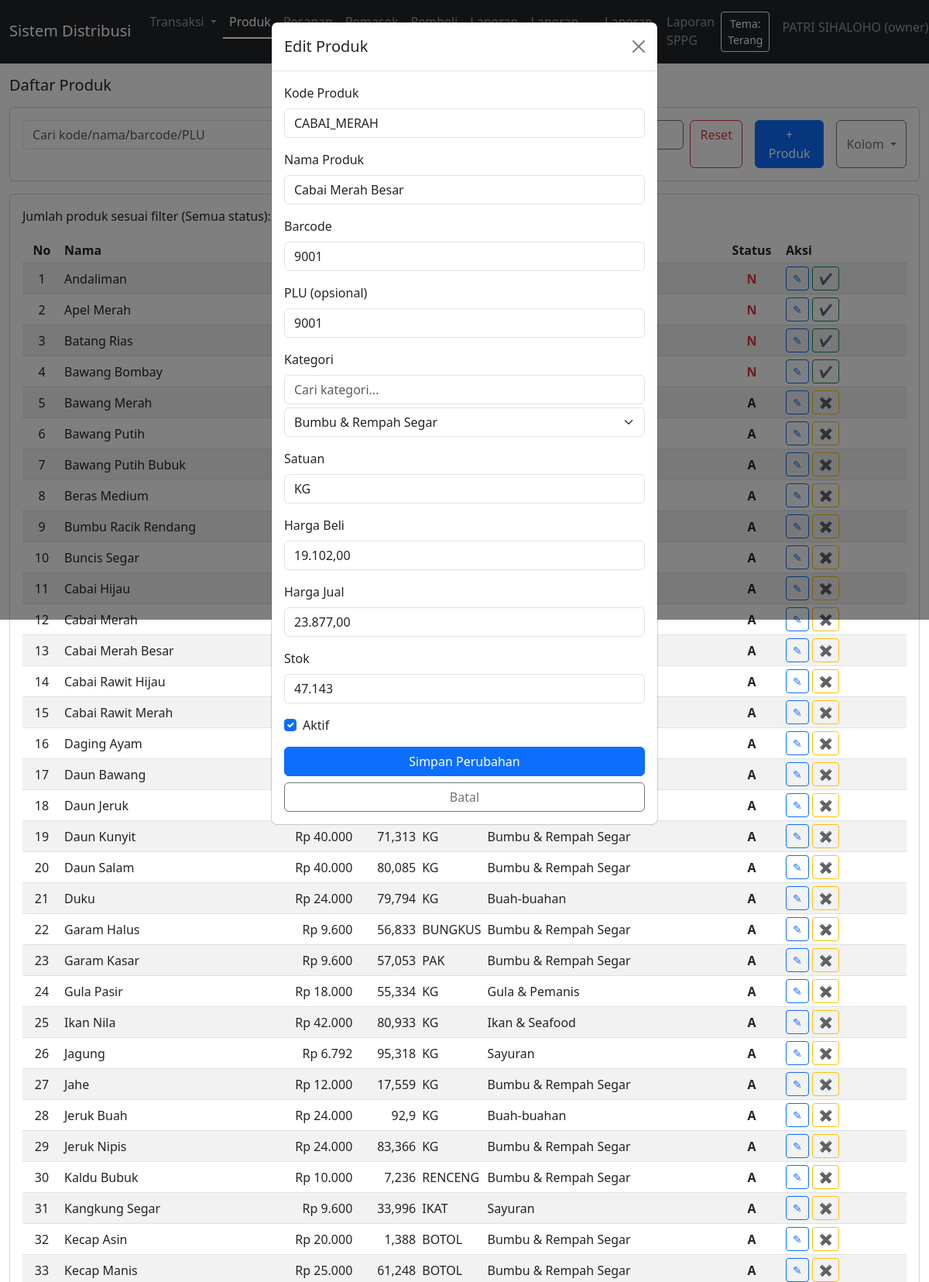
The app's page /products.php?id=1 (signed in, upper part) with its own data.
### tables this page shows
CREATE TABLE `products` (
  `id` int(10) UNSIGNED NOT NULL,
  `code` varchar(50) NOT NULL,
  `name` varchar(150) NOT NULL,
  `unit` varchar(20) NOT NULL,
  `barcode` varchar(100) DEFAULT NULL,
  `category_id` int(10) UNSIGNED DEFAULT NULL,
  `buy_price` decimal(15,2) NOT NULL DEFAULT 0.00,
  `profit_percent` decimal(5,2) NOT NULL DEFAULT 0.00,
  `sell_price` decimal(15,2) NOT NULL DEFAULT 0.00,
  `internet_price` decimal(15,2) DEFAULT NULL,
  `internet_date` date DEFAULT NULL,
  `stock_qty` decimal(15,3) NOT NULL DEFAULT 0.000,
  `min_stock_qty` decimal(15,3) NOT NULL DEFAULT 0.000,
  `is_active` tinyint(1) NOT NULL DEFAULT 1,
  `created_at` datetime NOT NULL DEFAULT current_timestamp(),
  `updated_at` datetime DEFAULT NULL ON UPDATE current_timestamp()
);

CREATE TABLE `product_categories` (
  `id` int(10) UNSIGNED NOT NULL,
  `name` varchar(100) NOT NULL
);

### products.php (called while the page is built, shortened)
<?php
require_once __DIR__ . DIRECTORY_SEPARATOR . 'auth.php';
$products = [];
$categories = [];
$q = isset($_GET['q']) ? trim($_GET['q']) : '';
$sqlCategories = "SELECT id, name FROM product_categories ORDER BY name";
$resCategories = $conn->query($sqlCategories);
if ($resCategories) {
    while ($rowCat = $resCategories->fetch_assoc()) {
        $categories[] = $rowCat;
    }
}
$edit_id = isset($_GET['id']) ? (int)$_GET['id'] : 0;
if ($edit_id > 0) {
    $sqlEdit = "SELECT p.id, p.code, p.name, p.unit, p.barcode, p.category_id, p.buy_price, p.sell_price, p.stock_qty, p.is_active,
(SELECT pc.plu_number FROM product_plu_mapping m JOIN plu_codes pc ON pc.id = m.plu_code_id WHERE m.product_id = p.id AND m.is_primary_plu = 1 LIMIT 1) AS plu_number
FROM products p WHERE p.id = ? LIMIT 1";
    $stmtEdit = $conn->prepare($sqlEdit);
    if ($stmtEdit) {
        $stmtEdit->bind_param('i', $edit_id);
        $stmtEdit->execute();
        $resEdit = $stmtEdit->get_result();
        if ($rowEdit = $resEdit->fetch_assoc()) {
            $edit_product = $rowEdit;
        }
    }
}
$conditions = ['1=1'];
$whereSql = implode(' AND ', $conditions);
$sqlList = "SELECT p.id, p.code, p.name, p.unit, p.barcode, p.category_id, c.name AS category_name, p.buy_price, p.sell_price, p.profit_percent, p.internet_price, p.internet_date, p.stock_qty, p.min_stock_qty, p.is_active, p.created_at, p.updated_at,
(SELECT pc.plu_number FROM product_plu_mapping m JOIN plu_codes pc ON pc.id = m.plu_code_id WHERE m.product_id = p.id AND m.is_primary_plu = 1 LIMIT 1) AS plu_number
FROM products p LEFT JOIN product_categories c ON p.category_id = c.id WHERE $whereSql";
$params = [];
$types = '';
$sqlList .= " ORDER BY name";
if (!empty($params)) {
    $stmtList = $conn->prepare($sqlList);
    if ($stmtList) {
        $stmtList->bind_param($types, ...$params);
        $stmtList->execute();
        $resList = $stmtList->get_result();
        if ($resList) {
            while ($row = $resList->fetch_assoc()) {
                $products[] = $row;
            }
        }
        $stmtList->close();
    }
} else {
    $resList = $conn->query($sqlList);
    if ($resList) {
        while ($row = $resList->fetch_assoc()) {
            $products[] = $row;
        }
    }
}
include __DIR__ . DIRECTORY_SEPARATOR . 'template.php';

### products_view.php (the view, shortened to what this page needs)
<div class="row">
    <div class="col-12">
        <h1 class="h5 mb-3">Daftar Produk</h1>
        <div class="card mb-3">
            <div class="card-body">
                <form class="row g-2" method="get" action="products.php">
                    <div class="col-md-4">
                        <input type="text" name="q" class="form-control" placeholder="Cari kode/nama/barcode/PLU" value="<?php echo htmlspecialchars($q ?? '', ENT_QUOTES, 'UTF-8'); ?>">
                    </div>
                    <div class="col-md-3">
                    </div>
                    <div class="col-md-2">
                        <button type="submit" class="btn btn-outline-secondary w-100">Terapkan Filter</button>
                    </div>
                    <div class="col-md-3">
                        <div class="d-grid gap-2 d-md-flex">
                            <a href="products.php" class="btn btn-outline-danger">Reset</a>
                            <button type="button" class="btn btn-primary ms-md-2" data-bs-toggle="modal" data-bs-target="#productModal">+ Produk</button>
                            <div class="btn-group ms-md-2 dropdown">
                                <button type="button" id="productColumnDropdownToggle" class="btn btn-outline-secondary dropdown-toggle">
                                    Kolom
                                </button>
                            </div>
                        </div>
                    </div>
                </form>
            </div>
        </div>
        <div class="card">
            <div class="card-body">
                <?php if (empty($products)): ?>
                    <p class="mb-0">Belum ada data produk.</p>
                <?php else: ?>
                <?php
                $filterLabel = 'Semua status';
                ?>
                <p class="mb-3">
                    Jumlah produk sesuai filter (<?php echo htmlspecialchars($filterLabel, ENT_QUOTES, 'UTF-8'); ?>):
                </p>
                <div class="table-responsive">
                    <table class="table table-sm table-striped align-middle">
                        <thead>
                            <tr>
                                <th class="text-center" style="width: 50px;">No</th>
                                <th>Nama</th>
                                <th class="text-end" data-col="sell_price">Harga Jual</th>
                                <th class="text-end" data-col="stock_qty">Stok</th>
                                <th style="width: 80px;" data-col="unit">Satuan</th>
                                <th data-col="category">Kategori</th>
                                <th class="text-center" style="width: 80px;" data-col="status">Status</th>
                                <th style="width: 160px;">Aksi</th>
                            </tr>
                        </thead>
                        <tbody>
                            <?php $no = 1; ?>
                            <?php foreach ($products as $p): ?>
                            <tr>
                                <td class="text-center"><?php echo htmlspecialchars((string)$no, ENT_QUOTES, 'UTF-8'); ?></td>
                                <td><?php echo htmlspecialchars($p['name'], ENT_QUOTES, 'UTF-8'); ?></td>
                                <td class="text-end col-sell_price">
                                    <?php
                                    $sellRaw = $p['sell_price'] ?? null;
                                    if ($sellRaw !== null) {
                                        $sell = (float)$sellRaw;
                                        if (floor($sell) == $sell) {
                                            echo 'Rp ' . number_format($sell, 0, ',', '.');
                                        } else {
                                            $formattedSell = rtrim(rtrim(number_format($sell, 2, ',', '.'), '0'), ',');
                                            echo 'Rp ' . $formattedSell;
                                        }
                                    }
                                    ?>
                                </td>
                                <td class="text-end col-stock_qty">
                                    <?php
                                    $qtyRaw = $p['stock_qty'] ?? null;
                                    if ($qtyRaw !== null) {
                                        $qty = (float)$qtyRaw;
                                        if (floor($qty) == $qty) {
                                            echo number_format($qty, 0, ',', '.');
                                        } else {
                                            $formattedQty = rtrim(rtrim(number_format($qty, 3, ',', '.'), '0'), ',');
                                            echo $formattedQty;
                                        }
                                    }
                                    ?>
                                </td>
                                <td class="col-unit"><?php echo htmlspecialchars($p['unit'], ENT_QUOTES, 'UTF-8'); ?></td>
                                <td class="col-category"><?php echo htmlspecialchars($p['category_name'] ?? '', ENT_QUOTES, 'UTF-8'); ?></td>
                                <td class="text-center col-status">
                                    <?php if ((int)$p['is_active'] === 1): ?>
                                        <span class="fw-bold status-label" data-status="1">A</span>
                                    <?php else: ?>
                                        <span class="fw-bold text-danger status-label" data-status="0">N</span>
                                    <?php endif; ?>
                                </td>
                                <td>
                                    <div class="d-flex gap-1">
                                        <a href="products.php?id=<?php echo (int)$p['id']; ?>" class="btn btn-sm btn-outline-primary" title="Edit">
                                            ✎
                                        </a>
                                        <?php
                                        $isActive = (int)$p['is_active'] === 1;
                                        $btnClass = $isActive ? 'btn-outline-warning' : 'btn-outline-success';
                                        $btnTitle = $isActive ? 'Nonaktifkan' : 'Aktifkan';
                                        $btnText = $isActive ? '✖' : '✔';
                                        ?>
                                        <button
                                            type="button"
                                            class="btn btn-sm product-status-toggle <?php echo $btnClass; ?>"
                                            data-product-id="<?php echo (int)$p['id']; ?>"
                                            data-current-status="<?php echo $isActive ? '1' : '0'; ?>"
                                            title="<?php echo $btnTitle; ?>"
                                        >
                                            <?php echo $btnText; ?>
                                        </button>
                                    </div>
                                </td>
                            </tr>
                            <?php $no++; ?>
                            <?php endforeach; ?>
                        </tbody>
                    </table>
                </div>
                <?php endif; ?>
            </div>
        </div>
    </div>
</div>
<?php if ($edit_product): ?>
<div class="modal fade" id="productEditModal" tabindex="-1" aria-hidden="true">
    <div class="modal-dialog">
        <div class="modal-content">
            <div class="modal-header">
                <h5 class="modal-title">Edit Produk</h5>
                <button type="button" class="btn-close" data-bs-dismiss="modal" aria-label="Close"></button>
            </div>
            <div class="modal-body">
                <form method="post" autocomplete="off">
                    <div class="mb-3">
                        <label class="form-label">Kode Produk</label>
                        <input type="text" name="code" class="form-control" required value="<?php echo htmlspecialchars($edit_product['code'], ENT_QUOTES, 'UTF-8'); ?>">
                    </div>
                    <div class="mb-3">
                        <label class="form-label">Nama Produk</label>
                        <input type="text" name="name" class="form-control" required value="<?php echo htmlspecialchars($edit_product['name'], ENT_QUOTES, 'UTF-8'); ?>">
                    </div>
                    <div class="mb-3">
                        <label class="form-label">Barcode</label>
                        <input type="text" name="barcode" class="form-control" value="<?php echo isset($edit_product['barcode']) ? htmlspecialchars($edit_product['barcode'], ENT_QUOTES, 'UTF-8') : ''; ?>">
                    </div>
                    <div class="mb-3">
                        <label class="form-label">PLU (opsional)</label>
                        <input type="text" name="plu_number" class="form-control" value="<?php echo isset($edit_product['plu_number']) && $edit_product['plu_number'] !== null ? htmlspecialchars($edit_product['plu_number'], ENT_QUOTES, 'UTF-8') : ''; ?>">
                    </div>
                    <div class="mb-3">
                        <label class="form-label">Kategori</label>
                        <input type="text" id="category_search" class="form-control mb-1" placeholder="Cari kategori...">
                        <select name="category_id" id="category_id" class="form-select">
                            <?php foreach ($categories as $cat): ?>
                            <option value="<?php echo (int)$cat['id']; ?>" <?php echo isset($edit_product['category_id']) && (int)$edit_product['category_id'] === (int)$cat['id'] ? 'selected' : ''; ?>>
                                <?php echo htmlspecialchars($cat['name'], ENT_QUOTES, 'UTF-8'); ?>
                            </option>
                            <?php endforeach; ?>
                        </select>
                    </div>
                    <div class="mb-3">
                        <label class="form-label">Satuan</label>
                        <input type="text" name="unit" class="form-control" required value="<?php echo htmlspecialchars($edit_product['unit'], ENT_QUOTES, 'UTF-8'); ?>">
                    </div>
                    <div class="mb-3">
                        <label class="form-label">Harga Beli</label>
                        <input
                            type="text"
                            id="product_edit_buy_price"
                            class="form-control currency-input"
                            inputmode="decimal"
                            autocomplete="off"
                            required
                            data-currency-hidden="#product_edit_buy_price_raw"
                        >
                    </div>
                    <div class="mb-3">
                        <label class="form-label">Harga Jual</label>
                        <input
                            type="text"
                            id="product_edit_sell_price"
                            class="form-control currency-input"
                            inputmode="decimal"
                            autocomplete="off"
                            required
                            data-currency-hidden="#product_edit_sell_price_raw"
                        >
                    </div>
                    <div class="mb-3">
                        <label class="form-label">Stok</label>
                        <input type="number" step="0.01" min="0" name="stock_qty" class="form-control" value="<?php echo isset($edit_product['stock_qty']) ? htmlspecialchars($edit_product['stock_qty'], ENT_QUOTES, 'UTF-8') : '0'; ?>">
                    </div>
                    <div class="form-check mb-3">
                        <input class="form-check-input" type="checkbox" id="edit_is_active" name="is_active" <?php echo (int)$edit_product['is_active'] === 1 ? 'checked' : ''; ?>>
                        <label class="form-check-label" for="edit_is_active">
                            Aktif
                        </label>
                    </div>
                    <div class="d-grid gap-2">
                        <button type="submit" class="btn btn-primary">Simpan Perubahan</button>
                        <a href="products.php" class="btn btn-outline-secondary">Batal</a>
                    </div>
                </form>
            </div>
        </div>
    </div>
</div>
<?php endif; ?>

### template.php (style rules this page uses)
body { background-color: var(--bs-body-bg); color: var(--bs-body-color); transition: background-color 0.25s ease, color 0.25s ease; }
.navbar, .card, .btn, .form-control, .form-select, .table, .badge, .alert { transition: background-color 0.25s ease, color 0.25s ease, border-color 0.25s ease, box-shadow 0.25s ease; }
.dropdown { position: relative; }

### records on screen
products: name "Andaliman", shows "N", is_active "✔"
products: name "Apel Merah", shows "N", is_active "✔"
products: name "Batang Rias", shows "N", is_active "✔"
products: name "Bawang Bombay", shows "N", is_active "✔"
products: name "Bawang Merah", shows "A", is_active "✖"
products: name "Bawang Putih", shows "A", is_active "✖"
products: name "Bawang Putih Bubuk", shows "A", is_active "✖"
products: name "Beras Medium", shows "A", is_active "✖"
products: name "Bumbu Racik Rendang", shows "A", is_active "✖"
products: name "Buncis Segar", shows "A", is_active "✖"
products: name "Cabai Hijau", shows "A", is_active "✖"
products: name "Cabai Merah", shows "A", is_active "✖"
products: name "Cabai Merah Besar", shows "A", is_active "✖", code "CABAI_MERAH", barcode "9001", category_id "Bumbu & Rempah Segar", unit "KG", stock_qty "47.143", is_active "☑"
products: name "Cabai Rawit Hijau", shows "A", is_active "✖"
products: name "Cabai Rawit Merah", shows "A", is_active "✖"
products: name "Daging Ayam", is_active "✖"
products: name "Daun Bawang", shows "A", is_active "✖"
products: name "Daun Jeruk", shows "A", is_active "✖"
products: name "Daun Kunyit", sell_price "40.000", stock_qty "71,313", unit "KG", category.name "Bumbu & Rempah Segar", shows "A", is_active "✖"
products: name "Daun Salam", sell_price "40.000", stock_qty "80,085", unit "KG", category.name "Bumbu & Rempah Segar", shows "A", is_active "✖"
products: name "Duku", sell_price "24.000", stock_qty "79,794", unit "KG", category.name "Buah-buahan", shows "A", is_active "✖"
products: name "Garam Halus", sell_price "9.600", stock_qty "56,833", unit "BUNGKUS", category.name "Bumbu & Rempah Segar", shows "A", is_active "✖"
products: name "Garam Kasar", sell_price "9.600", stock_qty "57,053", unit "PAK", category.name "Bumbu & Rempah Segar", is_active "✖"
products: name "Gula Pasir", sell_price "18.000", stock_qty "55,334", unit "KG", category.name "Gula & Pemanis", shows "A", is_active "✖"
products: name "Ikan Nila", sell_price "42.000", stock_qty "80,933", unit "KG", category.name "Ikan & Seafood", shows "A", is_active "✖"
products: name "Jagung", sell_price "6.792", stock_qty "95,318", unit "KG", category.name "Sayuran", shows "A", is_active "✖"
products: name "Jahe", sell_price "12.000", stock_qty "17,559", unit "KG", category.name "Bumbu & Rempah Segar", shows "A", is_active "✖"
products: name "Jeruk Buah", sell_price "24.000", stock_qty "92,9", unit "KG", category.name "Buah-buahan", shows "A", is_active "✖"
products: name "Jeruk Nipis", sell_price "24.000", stock_qty "83,366", unit "KG", category.name "Bumbu & Rempah Segar", shows "A", is_active "✖"
products: name "Kaldu Bubuk", sell_price "10.000", stock_qty "7,236", unit "RENCENG", category.name "Bumbu & Rempah Segar", shows "A", is_active "✖"
products: name "Kangkung Segar", sell_price "9.600", stock_qty "33,996", unit "IKAT", category.name "Sayuran", is_active "✖"
products: name "Kecap Asin", sell_price "20.000", stock_qty "1,388", unit "BOTOL", category.name "Bumbu & Rempah Segar", is_active "✖"
products: name "Kecap Manis", sell_price "25.000", stock_qty "61,248", unit "BOTOL", category.name "Bumbu & Rempah Segar", shows "A", is_active "✖"

### other values on screen
$user['name'] "PATRI SIHALOHO"
$user['role'] "owner"
$filterLabel "Semua status"
